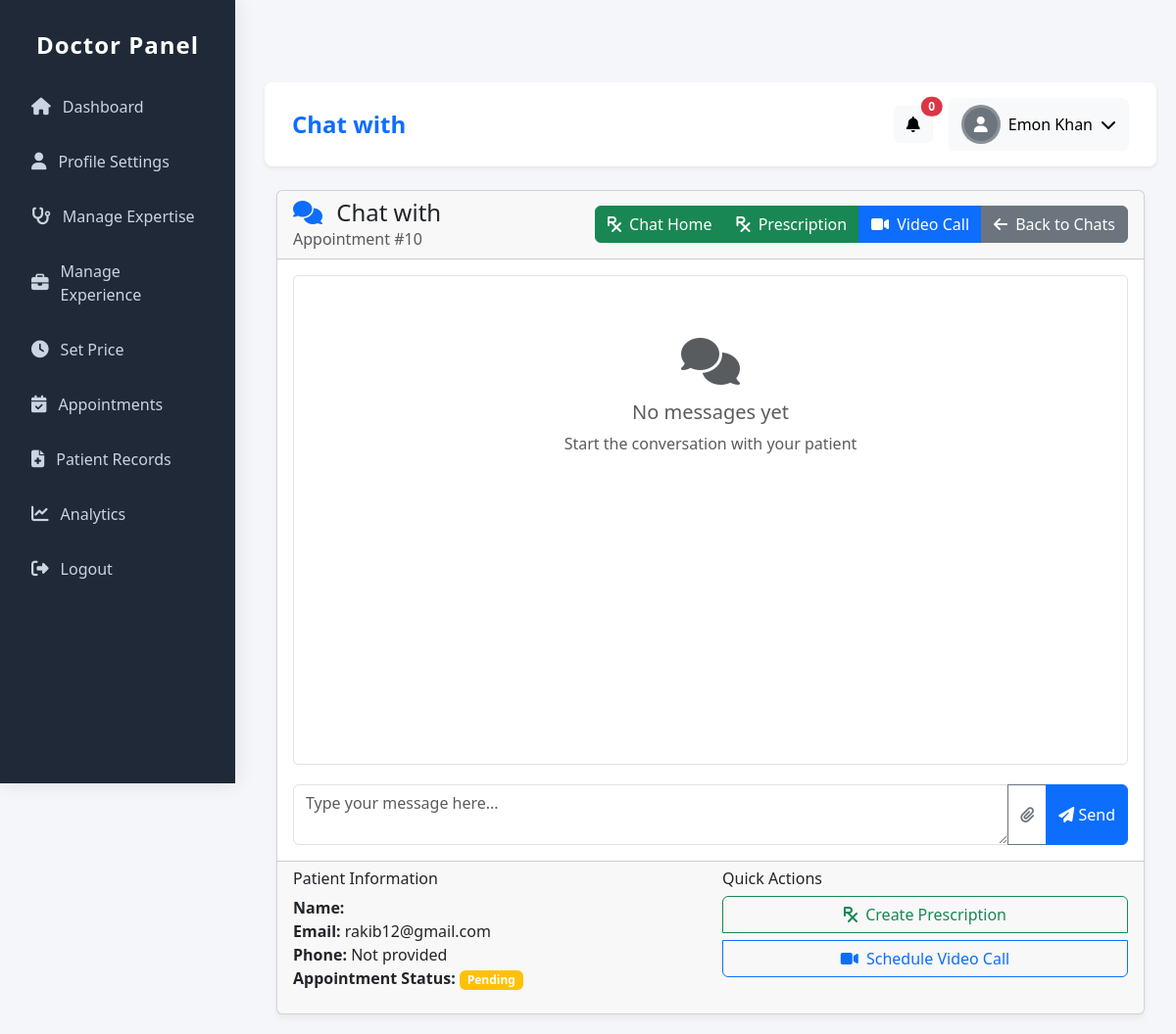
The page /users/doctor/chat/10/ (signed in) on the database its author committed.
### users/models.py (models this page shows, shortened)
class CustomUser(AbstractUser):
    ROLE_PATIENT = 'patient'
    ROLE_DOCTOR = 'doctor'
    ROLE_CHOICES = [
        (ROLE_PATIENT, 'Patient'),
        (ROLE_DOCTOR, 'Doctor'),
    ]
    role = models.CharField(max_length=10, choices=ROLE_CHOICES, default=ROLE_PATIENT)
    phone = models.CharField(max_length=20, blank=True)
    location = models.CharField(max_length=150, blank=True)

### appointment/models.py (models this page shows, shortened)
class Appointment(models.Model):
    APPOINTMENT_STATUS = (
        ('pending', 'Pending'),
        ('confirmed', 'Confirmed'),
        ('completed', 'Completed'),
        ('cancelled', 'Cancelled'),
    )
    PAYMENT_STATUS = (
        ('pending', 'Pending'),
        ('paid', 'Paid'),
        ('failed', 'Failed'),
        ('refunded', 'Refunded'),
    )
    PAYMENT_METHODS = (
        ('bkash', 'bKash'),
        ('nagad', 'Nagad'),
        ('card', 'Card'),
        ('mobile_banking', 'Mobile Banking'),
    )
    CONSULTATION_TYPES = (
        ('instant', 'Instant Video Consultation'),
        ('scheduled', 'Scheduled Appointment'),
    )
    patient = models.ForeignKey(settings.AUTH_USER_MODEL, on_delete=models.CASCADE, related_name='appointments')
    doctor = models.ForeignKey(Doctor, on_delete=models.CASCADE, related_name='appointments')
    patient_phone = models.CharField(max_length=15)
    patient_name = models.CharField(max_length=100, blank=True)
    patient_age = models.PositiveIntegerField(null=True, blank=True)
    patient_gender = models.CharField(max_length=10, choices=[('male', 'Male'), ('female', 'Female'), ('other', 'Other')], blank=True)
    appointment_type = models.CharField(max_length=20, choices=CONSULTATION_TYPES, default='scheduled')
    consultation_type = models.CharField(max_length=20, choices=[('general', 'General'), ('special', 'Special')])
    appointment_date = models.DateTimeField(null=True, blank=True)
    preferred_time = models.CharField(max_length=50, blank=True)
    completed_at = models.DateTimeField(null=True, blank=True, verbose_name='Marked as completed on')
    completed_by_doctor = models.BooleanField(default=False, verbose_name='Marked as completed by doctor')
    cancellation_reason = models.TextField(blank=True, verbose_name='Reason for cancellation')
    cancelled_at = models.DateTimeField(null=True, blank=True)
    actual_start_time = models.DateTimeField(null=True, blank=True, verbose_name='Actual consultation start time')
    actual_end_time = models.DateTimeField(null=True, blank=True, verbose_name='Actual consultation end time')
    consultation_duration = models.PositiveIntegerField(default=0, verbose_name='Consultation duration (minutes)')
    doctor_notes = models.TextField(blank=True, verbose_name='Doctor notes after consultation')
    follow_up_required = models.BooleanField(default=False)
    follow_up_date = models.DateTimeField(null=True, blank=True)
    follow_up_notes = models.TextField(blank=True)
    consultation_fee = models.DecimalField(max_digits=10, decimal_places=2, default=0)
    vat_amount = models.DecimalField(max_digits=10, decimal_places=2, default=0)
    platform_fee = models.DecimalField(max_digits=10, decimal_places=2, default=29.00)
    total_amount = models.DecimalField(max_digits=10, decimal_places=2, default=0)
    payment_method = models.CharField(max_length=20, choices=PAYMENT_METHODS, blank=True, null=True)
    payment_status = models.CharField(max_length=20, choices=PAYMENT_STATUS, default='pending')
    transaction_id = models.CharField(max_length=100, blank=True, unique=True)  # Make unique
    status = models.CharField(max_length=20, choices=APPOINTMENT_STATUS, default='pending')
    symptoms = models.TextField(blank=True)
    previous_prescriptions = models.FileField(upload_to='prescriptions/', blank=True, null=True)
    patient_test_reports = models.FileField(upload_to='test_reports/', blank=True, null=True, verbose_name='Test Reports')
    created_at = models.DateTimeField(auto_now_add=True)
    updated_at = models.DateTimeField(auto_now=True)

### doctor/views.py (the view)
# urls.py: path('chat/<int:appointment_id>/', views.doctor_chat_detail, name='chat_detail'),
@login_required
def doctor_chat_detail(request, appointment_id):
    try:
        doctor = request.user.doctor_profile
    except:
        return redirect('home')
    appointment = get_object_or_404(Appointment, id=appointment_id, doctor=doctor)
    conversation, created = Conversation.objects.get_or_create(
        appointment=appointment,
        defaults={
            'doctor': doctor,
            'patient': appointment.patient,
            'is_active': True
        }
    )
    conversation.messages.filter(
        is_read=False
    ).exclude(sender=request.user).update(is_read=True)
    messages_list = conversation.messages.select_related('sender').order_by('created_at')
    prescriptions = Prescription.objects.filter(
        appointment=appointment
    ).order_by('-created_at')
    test_reports = TestReport.objects.filter(
        appointment=appointment
    ).order_by('-created_at')
    video_calls = VideoCall.objects.filter(
        appointment=appointment
    ).order_by('-scheduled_time')
    context = {
        'appointment': appointment,
        'conversation': conversation,
        'messages': messages_list,
        'prescriptions': prescriptions,
        'test_reports': test_reports,
        'video_calls': video_calls,
        'patient': appointment.patient,
        'doctor': doctor,
        'active_tab': 'chat'
    }
    return render(request, 'doctor/communication/chat_detail.html', context)

### doctor/templates/doctor/communication/chat_detail.html (shortened to what this page needs)
{% extends 'doctor/base.html' %}
{% load static %}
{% block page_title %}Chat with {{ patient.get_full_name }}{% endblock %}
{% block content %}
<div class="container-fluid">
    <div class="row">
        <div class="col-md-12">
            <div class="card">
                <div class="card-header">
                    <div class="d-flex justify-content-between align-items-center">
                        <div>
                            <h4 class="card-title mb-0">
                                <i class="fas fa-comments text-primary me-2"></i>
                                Chat with {{ patient.get_full_name }}
                            </h4>
                            <p class="text-muted mb-0">Appointment #{{ appointment.id }}</p>
                        </div>
                        <div class="btn-group">
                            <a href="{% url 'doctor:chat_home'  %}"
                               class="btn btn-success">
                                <i class="fas fa-prescription me-1"></i> Chat Home
                            </a>
                            <a href="{% url 'doctor:create_prescription' appointment.id %}"
                               class="btn btn-success">
                                <i class="fas fa-prescription me-1"></i> Prescription
                            </a>
                            <a href="{% url 'doctor:schedule_video_call' appointment.id %}"
                               class="btn btn-primary">
                                <i class="fas fa-video me-1"></i> Video Call
                            </a>
                            <a href="{% url 'doctor:chat_home' %}"
                               class="btn btn-secondary">
                                <i class="fas fa-arrow-left me-1"></i> Back to Chats
                            </a>
                        </div>
                    </div>
                </div>
                <div class="card-body">
                    <div id="chatMessages" style="height: 500px; overflow-y: auto; border: 1px solid #dee2e6; border-radius: 5px; padding: 15px; margin-bottom: 20px;">
                        {% for message in messages %}
                        <div class="mb-3">
                            <div class="d-flex justify-content-{% if message.sender == request.user %}end{% else %}start{% endif %}">
                                <div class="card {% if message.sender == request.user %}bg-primary text-white{% else %}bg-light{% endif %}"
                                     style="max-width: 70%;">
                                    <div class="card-body p-2">
                                        <div class="d-flex justify-content-between align-items-start mb-1">
                                            <small class="{% if message.sender == request.user %}text-white-50{% else %}text-muted{% endif %}">
                                                {{ message.sender.get_full_name }}
                                            </small>
                                            <small class="{% if message.sender == request.user %}text-white-50{% else %}text-muted{% endif %}">
                                                {{ message.created_at|date:"g:i A" }}
                                            </small>
                                        </div>
                                        <p class="card-text mb-0">{{ message.content }}</p>
                                        {% if message.image %}
                                        <div class="mt-2">
                                            <img src="{{ message.image.url }}" alt="Attachment" style="max-width: 200px; border-radius: 5px;">
                                        </div>
                                        {% endif %}
                                        {% if message.file %}
                                        <div class="mt-2">
                                            <a href="{{ message.file.url }}" class="btn btn-sm btn-outline-{% if message.sender == request.user %}light{% else %}secondary{% endif %}" download>
                                                <i class="fas fa-file-download me-1"></i> Download File
                                            </a>
                                        </div>
                                        {% endif %}
                                    </div>
                                </div>
                            </div>
                        </div>
                        {% empty %}
                        <div class="text-center text-muted py-5">
                            <i class="fas fa-comments fa-3x mb-3"></i>
                            <h5>No messages yet</h5>
                            <p>Start the conversation with your patient</p>
                        </div>
                        {% endfor %}
                    </div>
                    <div id="messageFormArea">
                        <form id="sendMessageForm">
                            <div class="input-group">
                                <textarea id="messageContent" class="form-control"
                                          placeholder="Type your message here..."
                                          rows="2" required></textarea>
                                <button type="button" class="btn btn-outline-secondary" id="attachFileBtn">
                                    <i class="fas fa-paperclip"></i>
                                </button>
                                <button type="submit" class="btn btn-primary">
                                    <i class="fas fa-paper-plane"></i> Send
                                </button>
                            </div>
                        </form>
                    </div>
                </div>
                <div class="card-footer">
                    <div class="row">
                        <div class="col-md-6">
                            <h6>Patient Information</h6>
                            <ul class="list-unstyled">
                                <li><strong>Name:</strong> {{ patient.get_full_name }}</li>
                                <li><strong>Email:</strong> {{ patient.email }}</li>
                                <li><strong>Phone:</strong> {{ patient.phone|default:"Not provided" }}</li>
                                <li><strong>Appointment Status:</strong>
                                    <span class="badge bg-{% if appointment.status == 'confirmed' %}success{% elif appointment.status == 'completed' %}secondary{% elif appointment.status == 'cancelled' %}danger{% else %}warning{% endif %}">
                                        {{ appointment.status|title }}
                                    </span>
                                </li>
                            </ul>
                        </div>
                        <div class="col-md-6">
                            <h6>Quick Actions</h6>
                            <div class="btn-group-vertical w-100">
                                <a href="{% url 'doctor:create_prescription' appointment.id %}"
                                   class="btn btn-outline-success mb-2">
                                    <i class="fas fa-prescription me-1"></i> Create Prescription
                                </a>
                                <a href="{% url 'doctor:schedule_video_call' appointment.id %}"
                                   class="btn btn-outline-primary mb-2">
                                    <i class="fas fa-video me-1"></i> Schedule Video Call
                                </a>
                            </div>
                        </div>
                    </div>
                </div>
            </div>
        </div>
    </div>
</div>
{% endblock %}

### doctor/templates/doctor/base.html (shortened to what this page needs)
<!DOCTYPE html>
<html lang="en">
<head>
    <link href="https://cdn.jsdelivr.net/npm/bootstrap@5.3.0/dist/css/bootstrap.min.css" rel="stylesheet">
    <link rel="stylesheet" href="https://cdnjs.cloudflare.com/ajax/libs/font-awesome/6.4.0/css/all.min.css">
</head>
<body>
    {% include 'doctor/doctor_sidebar.html' %}
    <div class="main-content">
        <nav class="navbar navbar-light bg-white rounded-3 mb-4 p-3 shadow-sm">
            <div class="container-fluid">
                <div>
                    <h4 class="mb-0 fw-bold text-primary">{% block page_title %}Doctor Dashboard{% endblock %}</h4>
                </div>
                <div class="d-flex align-items-center">
                    <div class="dropdown me-3">
                        <button class="btn btn-light position-relative" type="button" id="notificationsDropdown" data-bs-toggle="dropdown">
                            <i class="fas fa-bell"></i>
                            <span class="position-absolute top-0 start-100 translate-middle badge rounded-pill bg-danger" id="notification-count">
                                0
                            </span>
                        </button>
                    </div>
                    <div class="dropdown">
                        <button class="btn btn-light d-flex align-items-center" type="button" data-bs-toggle="dropdown">
                            {% if request.user.profile_photo %}
                            <img src="{{ request.user.profile_photo.url }}" alt="Profile" class="doctor-avatar me-2">
                            {% else %}
                            <div class="doctor-avatar bg-secondary d-flex align-items-center justify-content-center me-2">
                                <i class="fas fa-user text-white"></i>
                            </div>
                            {% endif %}
                            <span class="d-none d-md-inline">{{ request.user.get_full_name }}</span>
                            <i class="fas fa-chevron-down ms-2"></i>
                        </button>
                    </div>
                </div>
            </div>
        </nav>
        {% block content %}{% endblock %}
    </div>
</body>
</html>

### doctor/templates/doctor/base.html (style rules this page uses)
:root { --primary: #2D9CDB; --secondary: #27ae60; --danger: #e74c3c; --warning: #f39c12; --light: #f8f9fa; --dark: #343a40; }
body { font-family: 'Segoe UI', Tahoma, Geneva, Verdana, sans-serif; background-color: #f5f7fb; }
.main-content { margin-left: 250px; padding: 20px; min-height: 100vh; }
.doctor-avatar { width: 40px; height: 40px; border-radius: 50%; object-fit: cover; border: 3px solid rgba(255,255,255,0.2); }
.card { border: none; border-radius: 12px; box-shadow: 0 4px 6px rgba(0,0,0,0.05); transition: transform 0.3s; }
.badge { padding: 5px 10px; border-radius: 20px; font-weight: 500; }
.btn-primary { background-color: var(--primary); border-color: var(--primary); }
.btn-success { background-color: var(--secondary); border-color: var(--secondary); }

### doctor/templates/doctor/doctor_sidebar.html (style rules this page uses)
body { background-color: #f4f6f9; font-family: 'Segoe UI', Tahoma, Geneva, Verdana, sans-serif; }

### rows shown on the page
CustomUser: user.get_full_name "Emon Khan"
Appointment: id "10", status "Pending"
CustomUser: email "rakib12@gmail.com", phone "Not provided"
